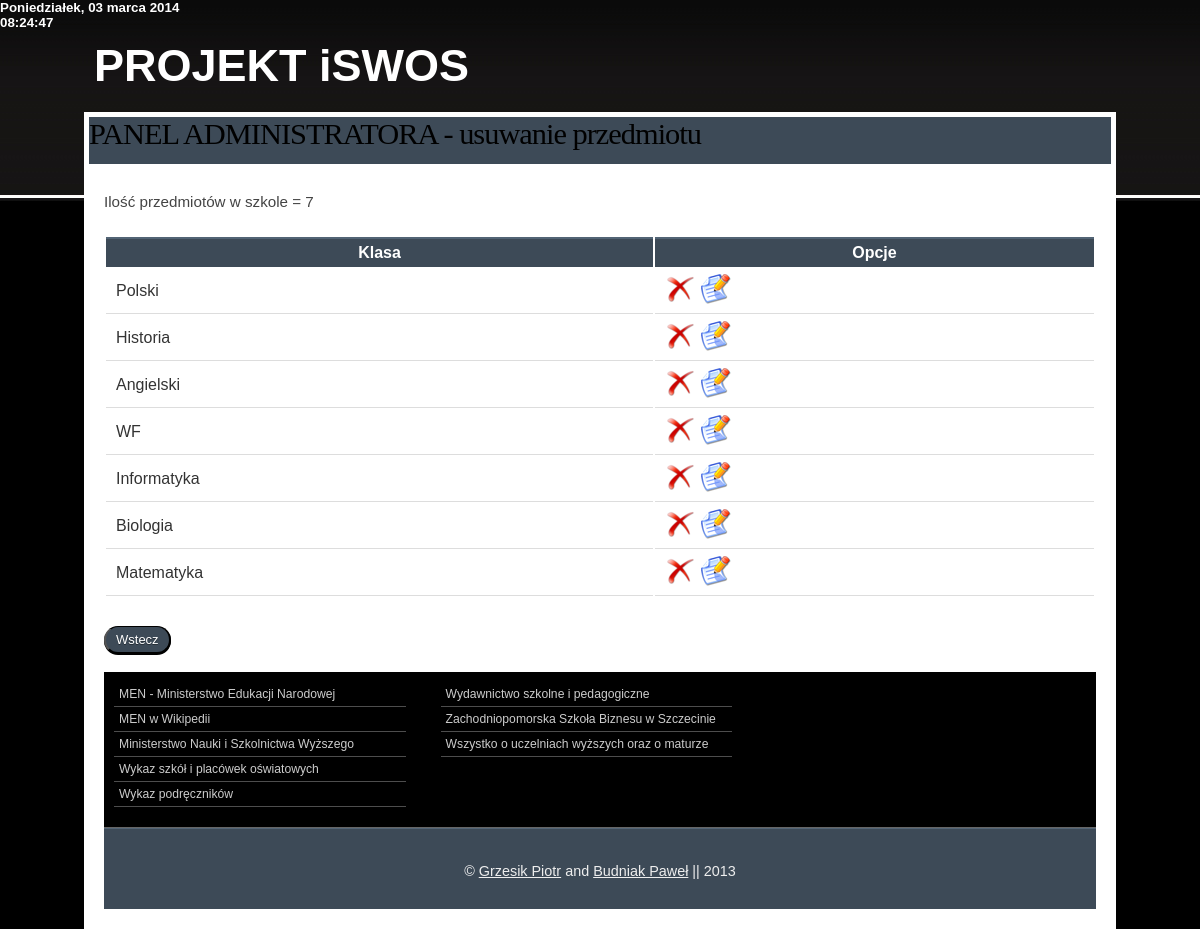
/pages/editp.php (signed in), run on the app's committed database.
### tables this page shows
CREATE TABLE IF NOT EXISTS `przedmioty` (
  `idprzedmiotu` int(11) NOT NULL AUTO_INCREMENT,
  `przedmiot` text NOT NULL,
  PRIMARY KEY (`idprzedmiotu`)
);

### pages/editp.php (the view, shortened to what this page needs)
<?php
include 'header.php';
?>
<div id="wrap">
    <div class="header">
        <h5>PROJEKT <strong> iSWOS</strong></h5>
    </div>
    <div class="page">
        <div id="navbg">
            <div id="nav">
               <h3>PANEL ADMINISTRATORA - usuwanie przedmiotu</h3>
            </div>
        </div>
        <div class="page-wrap">
            <div class="content">
                            <?php
                                    $rezultat = mysql_query("SELECT * FROM `przedmioty`") or die("Błąd 2");
                                    $wykonaj = mysql_num_rows($rezultat);
                                    echo "<p>Ilość przedmiotów w szkole = ".$wykonaj."</p>";
                                   echo "<p>";
                                   echo "<table boder=\"1\"><tr>";
                                   echo "<th ><strong>Klasa</strong></th>";
                                   echo "<th ><strong>Opcje</strong></th>";
                                   while ($record = mysql_fetch_array($rezultat, MYSQL_ASSOC))  {
                                      echo "</tr>";
                                      echo "<td >" . $record['przedmiot'] . "</td>";
                                      echo "<td >  <h4><a href=\"editp.php?usun={$record['idprzedmiotu']}\"><img src=\"../images/del.png\" alt=\"Usuń\" name=\"Usuń\" title=\"Usuń\"></a>&nbsp&nbsp<a href=\"?dzial=admin&poddzial=edytujusera\"><img src=\"../images/edit.png\" alt=\"Edytuj\" name=\"Edytuj\" title=\"Edytuj\"></a></h4> </td>";
                                   }
                                   echo "</table>";
                            ?>
                       <br />
                       <a href="adminindex.php"><button>Wstecz</button></a><br />
                        <br />
            </div>
            <div class="footer-navigation">
                <ul>
                    <li><a href="http://www.men.gov.pl" title="MEN - Ministerstwo Edukacji Narodowej" onclick="this.target='_blank'">MEN - Ministerstwo Edukacji Narodowej</a></li>
                    <li><a href="http://pl.wikipedia.org/wiki/Ministerstwo_Edukacji_Narodowej" title="MEN w Wikipedii" onclick="this.target='_blank'">MEN w Wikipedii</a></li>
                    <li><a href="http://www.mnisw.gov.pl" title="Ministerstwo Nauki i Szkolnictwa Wyższego" onclick="this.target='_blank'">Ministerstwo Nauki i Szkolnictwa Wyższego</a></li>
                    <li><a href="http://www.cie.men.gov.pl/index.php/sio-wykaz-szkol-i-placowek.html" title="Wykaz szkół i placówek oświatowych">Wykaz szkół i placówek oświatowych</a></li>
                    <li><a href="http://www.men.gov.pl/podreczniki/" title="Wykaz podręczników" onclick="this.target='_blank'">Wykaz podręczników</a></li>
                </ul>
                <ul>
                    <li><a href="http://www.wsip.pl/dla_nauczycieli/przedmioty/szkolnictwo_specjalne/aktualnosci" title="Wydawnictwo szkolne i pedagogiczne" onclick="this.target='_blank'">Wydawnictwo szkolne i pedagogiczne</a></li>
                    <li><a href="http://www.zpsb.szczecin.pl" title="Zachodniopomorska Szkoła Biznesu w Szczecinie" onclick="this.target='_blank'">Zachodniopomorska Szkoła Biznesu w Szczecinie</a></li>
                    <li><a href="http://www.edukacja.net" title="Wszystko o uczelniach wyższych oraz o maturze" onclick="this.target='_blank'">Wszystko o uczelniach wyższych oraz o maturze</a></li>
                </ul>
            </div>
            <div class="footer">
                <p>© <a href="mailto: grzesikpiotr@op.pl">Grzesik Piotr</a> and <a href="mailto: p.budniak5@gmail.com">Budniak Paweł</a> || 2013</p>
            </div>
        </div>
    </div>
</div>
</body>
</html>

### styles.css (style rules this page uses)
* { margin:0; padding:0; }
body { background:#000000 url('images/body.jpg') repeat-x scroll top left; margin:0 auto; padding:0; font-family:Arial, Helvetica, sans-serif; color:#333333; }
div#wrap { width:86%; margin:30px auto 0 auto; padding:0 10px; }
div.header { padding:10px 0 20px 10px; margin:0 auto; }
div#navbg { background-color:#ffffff; padding:5px; }
div#nav { background-color:#3D4A57; height:47px; display:block; }
h3 { font-size:1.9em; font-family:Georgia, "Times New Roman", Times, serif; font-weight:normal; color:#000000; letter-spacing:-1px; }
h4 { font-family:Georgia, "Times New Roman", Times, serif; font-size:16px; letter-spacing:-1px; font-weight:normal; color:red; }
h5 { font-size:45px; font-family:Arial, Helvetica, sans-serif; color: white; border: 1px; }
p { margin-bottom:20px; line-height:1.7em; font-size:0.95em; color:#333333; }
ul { padding:0 0 20px 35px; list-style:none; }
button { border-top: 1px solid #000000; background: #3d4a57; background: (left top, left bottom); background: (top, #3d4a57, #3d4a57); padding: 5px 10px; border-radius: 40px; box-shadow: rgba(0,0,0,1) 0 1px 0; text-shadow: rgba(0,0,0,.4) 0 1px 0; color: #ffffff; font-size: 13px; font-family: Helvetica, Arial, Sans-Serif; text-decoration: none; vertical-align: middle; }
table { width:100%; margin-bottom:10px; }
table tr th, table tr td { padding:5px 10px; }
table tr th { background:#3D4A57 none repeat-x scroll bottom left; color:#ffffff; border-top:2px solid #526475; }
table tr td { border-bottom:1px solid #dddddd; }
a, a:visited { color:#f0f3f6; }
div.page { clear:both; margin:0; padding:0; background-color:#ffffff; }
div.page ul { font-size:0.95em; color:#333333; }
div.page ul li { padding:2px 0; }
div.page p { text-align:justify; font-family:Helvetica, Arial, sans-serif; color:#444444; }
div.page-wrap { background-color:#ffffff; padding:20px; clear:both; }
div.content { background-color:#ffffff; float:left; width:100%; }
div.footer-navigation { background:black none repeat-x scroll left 50%; min-height:90px; border-bottom:1px solid #666666; padding:10px 10px 20px; clear:both; }
div.footer-navigation ul { list-style:none; padding:0; width:30%; float:left; margin-right:35px; }
div.footer-navigation ul li { padding:5px; color:#cccccc; border-bottom:1px solid #4D4D4D; font-size:0.8em; font-family:Helvetica, Arial, sans-serif; }
div.footer-navigation ul li a, div.footer-navigation ul li a:visited { color:#cccccc; text-decoration:none; }
div.footer { clear:both; border-top:1px solid #526475; background:#3D4A57; min-height:80px; clear:both; }
div.footer p { text-align:center; color:#eeeeee; padding-top:30px; font-size:0.9em; }
div.footer p a, div.footer p a:visited { color:#eeeeee; }

### data on the page
przedmioty: przedmiot "Polski"
przedmioty: przedmiot "Historia"
przedmioty: przedmiot "Angielski"
przedmioty: przedmiot "WF"
przedmioty: przedmiot "Informatyka"
przedmioty: przedmiot "Biologia"
przedmioty: przedmiot "Matematyka"

### other printed values
$wykonaj "7"
